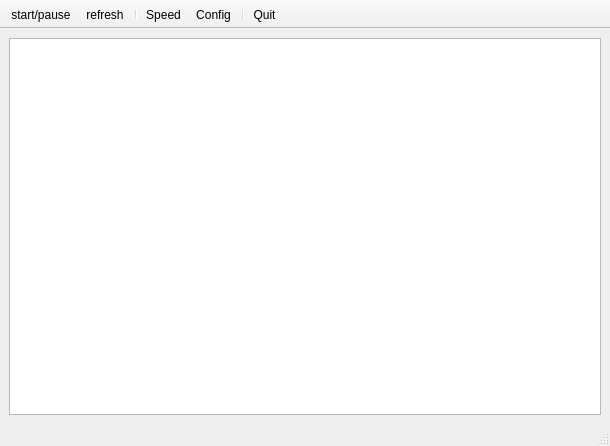
<?xml version="1.0" encoding="UTF-8"?>
<ui version="4.0">
 <class>MainWindow</class>
 <widget class="QMainWindow" name="MainWindow">
  <property name="geometry">
   <rect>
    <x>0</x>
    <y>0</y>
    <width>610</width>
    <height>446</height>
   </rect>
  </property>
  <property name="windowTitle">
   <string>MainWindow</string>
  </property>
  <widget class="QWidget" name="centralwidget">
   <layout class="QGridLayout" name="gridLayout">
    <item row="1" column="0">
     <widget class="QGraphicsView" name="canvas">
      <property name="verticalScrollBarPolicy">
       <enum>Qt::ScrollBarAlwaysOff</enum>
      </property>
      <property name="horizontalScrollBarPolicy">
       <enum>Qt::ScrollBarAlwaysOff</enum>
      </property>
     </widget>
    </item>
   </layout>
  </widget>
  <widget class="QStatusBar" name="statusbar">
   <property name="enabled">
    <bool>true</bool>
   </property>
  </widget>
  <widget class="QToolBar" name="toolBar">
   <property name="windowTitle">
    <string>toolBar</string>
   </property>
   <property name="movable">
    <bool>false</bool>
   </property>
   <property name="allowedAreas">
    <set>Qt::NoToolBarArea</set>
   </property>
   <property name="orientation">
    <enum>Qt::Horizontal</enum>
   </property>
   <property name="toolButtonStyle">
    <enum>Qt::ToolButtonIconOnly</enum>
   </property>
   <property name="floatable">
    <bool>false</bool>
   </property>
   <attribute name="toolBarArea">
    <enum>TopToolBarArea</enum>
   </attribute>
   <attribute name="toolBarBreak">
    <bool>false</bool>
   </attribute>
   <addaction name="actionstart_pause"/>
   <addaction name="actionrefresh"/>
   <addaction name="separator"/>
   <addaction name="actionSpeed"/>
   <addaction name="actionConfig"/>
   <addaction name="separator"/>
   <addaction name="actionQuit"/>
  </widget>
  <action name="actionstart_pause">
   <property name="checkable">
    <bool>true</bool>
   </property>
   <property name="checked">
    <bool>false</bool>
   </property>
   <property name="icon">
    <iconset>
     <normaloff>asset/start.png</normaloff>asset/start.png</iconset>
   </property>
   <property name="text">
    <string>start/pause</string>
   </property>
  </action>
  <action name="actionSpeed">
   <property name="icon">
    <iconset>
     <normaloff>asset/speed.png</normaloff>asset/speed.png</iconset>
   </property>
   <property name="text">
    <string>Speed</string>
   </property>
  </action>
  <action name="actionQuit">
   <property name="icon">
    <iconset>
     <normaloff>asset/exit.png</normaloff>asset/exit.png</iconset>
   </property>
   <property name="text">
    <string>Quit</string>
   </property>
   <property name="menuRole">
    <enum>QAction::QuitRole</enum>
   </property>
  </action>
  <action name="actionConfig">
   <property name="icon">
    <iconset>
     <normaloff>asset/config.png</normaloff>asset/config.png</iconset>
   </property>
   <property name="text">
    <string>Config</string>
   </property>
  </action>
  <action name="actionrefresh">
   <property name="icon">
    <iconset>
     <normaloff>asset/refresh.png</normaloff>asset/refresh.png</iconset>
   </property>
   <property name="text">
    <string>refresh</string>
   </property>
  </action>
 </widget>
 <resources/>
 <connections/>
</ui>
